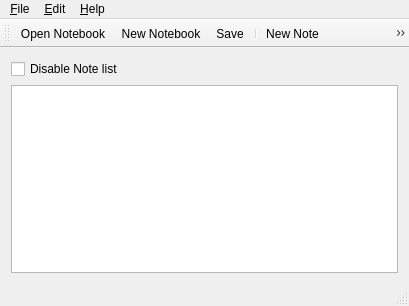
<?xml version="1.0" encoding="UTF-8"?>
<ui version="4.0">
 <class>MainWindow</class>
 <widget class="QMainWindow" name="MainWindow">
  <property name="geometry">
   <rect>
    <x>0</x>
    <y>0</y>
    <width>409</width>
    <height>306</height>
   </rect>
  </property>
  <property name="windowTitle">
   <string>Toynote</string>
  </property>
  <property name="windowIcon">
   <iconset resource="resources.qrc">
    <normaloff>:/icons/appicon.svg</normaloff>:/icons/appicon.svg</iconset>
  </property>
  <property name="tabShape">
   <enum>QTabWidget::Rounded</enum>
  </property>
  <widget class="QWidget" name="centralWidget">
   <property name="enabled">
    <bool>true</bool>
   </property>
   <layout class="QGridLayout" name="gridLayout">
    <item row="3" column="0">
     <widget class="QTableView" name="notesView">
      <property name="enabled">
       <bool>true</bool>
      </property>
      <property name="minimumSize">
       <size>
        <width>382</width>
        <height>0</height>
       </size>
      </property>
      <property name="autoFillBackground">
       <bool>false</bool>
      </property>
      <property name="selectionBehavior">
       <enum>QAbstractItemView::SelectRows</enum>
      </property>
     </widget>
    </item>
    <item row="0" column="0" alignment="Qt::AlignLeft|Qt::AlignTop">
     <widget class="QCheckBox" name="checkBox">
      <property name="enabled">
       <bool>true</bool>
      </property>
      <property name="text">
       <string>Disable Note list</string>
      </property>
     </widget>
    </item>
   </layout>
  </widget>
  <widget class="QMenuBar" name="menuBar">
   <property name="geometry">
    <rect>
     <x>0</x>
     <y>0</y>
     <width>409</width>
     <height>23</height>
    </rect>
   </property>
   <widget class="QMenu" name="menuFile">
    <property name="title">
     <string>&amp;File</string>
    </property>
    <addaction name="actionNew_Notebook"/>
    <addaction name="actionOpen_Notebook"/>
    <addaction name="separator"/>
    <addaction name="actionSave"/>
    <addaction name="actionSave_As"/>
    <addaction name="actionSave_As_Text"/>
    <addaction name="separator"/>
    <addaction name="actionCloseNotebook"/>
    <addaction name="separator"/>
    <addaction name="actionExit"/>
   </widget>
   <widget class="QMenu" name="menuHelp">
    <property name="title">
     <string>&amp;Help</string>
    </property>
    <addaction name="actionAbout"/>
    <addaction name="actionVisit_eCourses"/>
    <addaction name="actionLottery"/>
   </widget>
   <widget class="QMenu" name="menuEdit">
    <property name="title">
     <string>&amp;Edit</string>
    </property>
   </widget>
   <addaction name="menuFile"/>
   <addaction name="menuEdit"/>
   <addaction name="menuHelp"/>
  </widget>
  <widget class="QToolBar" name="mainToolBar">
   <property name="allowedAreas">
    <set>Qt::AllToolBarAreas</set>
   </property>
   <property name="orientation">
    <enum>Qt::Horizontal</enum>
   </property>
   <attribute name="toolBarArea">
    <enum>TopToolBarArea</enum>
   </attribute>
   <attribute name="toolBarBreak">
    <bool>false</bool>
   </attribute>
   <addaction name="actionOpen_Notebook"/>
   <addaction name="actionNew_Notebook"/>
   <addaction name="actionSave"/>
   <addaction name="separator"/>
   <addaction name="actionNew_Note"/>
   <addaction name="actionDelete_Notes"/>
  </widget>
  <widget class="QStatusBar" name="statusBar"/>
  <action name="actionNew_Notebook">
   <property name="icon">
    <iconset resource="resources.qrc">
     <normaloff>:/icons/Notebook-new.svg</normaloff>:/icons/Notebook-new.svg</iconset>
   </property>
   <property name="text">
    <string>&amp;New Notebook</string>
   </property>
   <property name="toolTip">
    <string>Create a new notebook</string>
   </property>
   <property name="shortcut">
    <string>Ctrl+N</string>
   </property>
  </action>
  <action name="actionNew_Note">
   <property name="enabled">
    <bool>true</bool>
   </property>
   <property name="icon">
    <iconset resource="resources.qrc">
     <normaloff>:/icons/Note-add.svg</normaloff>:/icons/Note-add.svg</iconset>
   </property>
   <property name="text">
    <string>New Note</string>
   </property>
   <property name="toolTip">
    <string>Add a new note</string>
   </property>
  </action>
  <action name="actionDelete_Notes">
   <property name="icon">
    <iconset resource="resources.qrc">
     <normaloff>:/icons/Note-remove.svg</normaloff>:/icons/Note-remove.svg</iconset>
   </property>
   <property name="text">
    <string>Delete Notes</string>
   </property>
   <property name="toolTip">
    <string>Delete the selected note(s)</string>
   </property>
  </action>
  <action name="actionAbout">
   <property name="icon">
    <iconset resource="resources.qrc">
     <normaloff>:/icons/about.svg</normaloff>:/icons/about.svg</iconset>
   </property>
   <property name="text">
    <string>&amp;About Toynote</string>
   </property>
   <property name="shortcut">
    <string>F1</string>
   </property>
  </action>
  <action name="actionSave">
   <property name="icon">
    <iconset resource="resources.qrc">
     <normaloff>:/icons/Notebook-save.svg</normaloff>:/icons/Notebook-save.svg</iconset>
   </property>
   <property name="text">
    <string>&amp;Save</string>
   </property>
   <property name="toolTip">
    <string>Save the notebook</string>
   </property>
   <property name="shortcut">
    <string>Ctrl+S</string>
   </property>
  </action>
  <action name="actionOpen_Notebook">
   <property name="icon">
    <iconset resource="resources.qrc">
     <normaloff>:/icons/Notebook-open.svg</normaloff>:/icons/Notebook-open.svg</iconset>
   </property>
   <property name="text">
    <string>&amp;Open Notebook</string>
   </property>
   <property name="toolTip">
    <string>Open a notebook</string>
   </property>
   <property name="shortcut">
    <string>Ctrl+O</string>
   </property>
  </action>
  <action name="actionCloseNotebook">
   <property name="text">
    <string>&amp;Close</string>
   </property>
   <property name="toolTip">
    <string>Close the notebook</string>
   </property>
   <property name="shortcut">
    <string>Ctrl+C</string>
   </property>
  </action>
  <action name="actionSave_As">
   <property name="icon">
    <iconset resource="resources.qrc">
     <normaloff>:/icons/Notebook-save-as.svg</normaloff>:/icons/Notebook-save-as.svg</iconset>
   </property>
   <property name="text">
    <string>Sa&amp;ve As</string>
   </property>
   <property name="toolTip">
    <string>Save the notebook to a chosen file</string>
   </property>
   <property name="shortcut">
    <string>Ctrl+Shift+S</string>
   </property>
  </action>
  <action name="actionSave_As_Text">
   <property name="icon">
    <iconset resource="resources.qrc">
     <normaloff>:/icons/Notebook-save-as.svg</normaloff>:/icons/Notebook-save-as.svg</iconset>
   </property>
   <property name="text">
    <string>Save As &amp;Text</string>
   </property>
   <property name="toolTip">
    <string>Save the notebook as text</string>
   </property>
   <property name="shortcut">
    <string>Ctrl+Alt+S</string>
   </property>
  </action>
  <action name="actionVisit_eCourses">
   <property name="icon">
    <iconset resource="resources.qrc">
     <normaloff>:/icons/web.svg</normaloff>:/icons/web.svg</iconset>
   </property>
   <property name="text">
    <string>&amp;Visit eCourses</string>
   </property>
   <property name="toolTip">
    <string>Open the eCourses web page</string>
   </property>
   <property name="shortcut">
    <string>Ctrl+E</string>
   </property>
  </action>
  <action name="actionExit">
   <property name="icon">
    <iconset resource="resources.qrc">
     <normaloff>:/icons/exit.svg</normaloff>:/icons/exit.svg</iconset>
   </property>
   <property name="text">
    <string>&amp;Exit</string>
   </property>
   <property name="shortcut">
    <string>Ctrl+Q</string>
   </property>
  </action>
  <action name="actionLottery">
   <property name="icon">
    <iconset resource="resources.qrc">
     <normaloff>:/icons/lottery.svg</normaloff>:/icons/lottery.svg</iconset>
   </property>
   <property name="text">
    <string>&amp;Lottery</string>
   </property>
   <property name="shortcut">
    <string>Ctrl+L</string>
   </property>
  </action>
 </widget>
 <layoutdefault spacing="6" margin="11"/>
 <resources>
  <include location="resources.qrc"/>
 </resources>
 <connections>
  <connection>
   <sender>actionSave</sender>
   <signal>triggered()</signal>
   <receiver>MainWindow</receiver>
   <slot>saveNotebook()</slot>
   <hints>
    <hint type="sourcelabel">
     <x>-1</x>
     <y>-1</y>
    </hint>
    <hint type="destinationlabel">
     <x>199</x>
     <y>149</y>
    </hint>
   </hints>
  </connection>
  <connection>
   <sender>actionOpen_Notebook</sender>
   <signal>triggered()</signal>
   <receiver>MainWindow</receiver>
   <slot>openNotebook()</slot>
   <hints>
    <hint type="sourcelabel">
     <x>-1</x>
     <y>-1</y>
    </hint>
    <hint type="destinationlabel">
     <x>199</x>
     <y>149</y>
    </hint>
   </hints>
  </connection>
  <connection>
   <sender>actionCloseNotebook</sender>
   <signal>triggered()</signal>
   <receiver>MainWindow</receiver>
   <slot>closeNotebook()</slot>
   <hints>
    <hint type="sourcelabel">
     <x>-1</x>
     <y>-1</y>
    </hint>
    <hint type="destinationlabel">
     <x>199</x>
     <y>149</y>
    </hint>
   </hints>
  </connection>
  <connection>
   <sender>actionNew_Notebook</sender>
   <signal>triggered()</signal>
   <receiver>MainWindow</receiver>
   <slot>newNotebook()</slot>
   <hints>
    <hint type="sourcelabel">
     <x>-1</x>
     <y>-1</y>
    </hint>
    <hint type="destinationlabel">
     <x>199</x>
     <y>149</y>
    </hint>
   </hints>
  </connection>
  <connection>
   <sender>actionSave_As</sender>
   <signal>triggered()</signal>
   <receiver>MainWindow</receiver>
   <slot>saveNotebookAs()</slot>
   <hints>
    <hint type="sourcelabel">
     <x>-1</x>
     <y>-1</y>
    </hint>
    <hint type="destinationlabel">
     <x>199</x>
     <y>149</y>
    </hint>
   </hints>
  </connection>
  <connection>
   <sender>actionNew_Note</sender>
   <signal>triggered()</signal>
   <receiver>MainWindow</receiver>
   <slot>newNote()</slot>
   <hints>
    <hint type="sourcelabel">
     <x>-1</x>
     <y>-1</y>
    </hint>
    <hint type="destinationlabel">
     <x>199</x>
     <y>149</y>
    </hint>
   </hints>
  </connection>
  <connection>
   <sender>actionDelete_Notes</sender>
   <signal>triggered()</signal>
   <receiver>MainWindow</receiver>
   <slot>deleteNotes()</slot>
   <hints>
    <hint type="sourcelabel">
     <x>-1</x>
     <y>-1</y>
    </hint>
    <hint type="destinationlabel">
     <x>199</x>
     <y>149</y>
    </hint>
   </hints>
  </connection>
  <connection>
   <sender>actionVisit_eCourses</sender>
   <signal>triggered()</signal>
   <receiver>MainWindow</receiver>
   <slot>toCourses()</slot>
   <hints>
    <hint type="sourcelabel">
     <x>-1</x>
     <y>-1</y>
    </hint>
    <hint type="destinationlabel">
     <x>204</x>
     <y>152</y>
    </hint>
   </hints>
  </connection>
  <connection>
   <sender>actionExit</sender>
   <signal>triggered()</signal>
   <receiver>MainWindow</receiver>
   <slot>exit()</slot>
   <hints>
    <hint type="sourcelabel">
     <x>-1</x>
     <y>-1</y>
    </hint>
    <hint type="destinationlabel">
     <x>204</x>
     <y>152</y>
    </hint>
   </hints>
  </connection>
  <connection>
   <sender>actionLottery</sender>
   <signal>triggered()</signal>
   <receiver>MainWindow</receiver>
   <slot>lottery()</slot>
   <hints>
    <hint type="sourcelabel">
     <x>-1</x>
     <y>-1</y>
    </hint>
    <hint type="destinationlabel">
     <x>204</x>
     <y>152</y>
    </hint>
   </hints>
  </connection>
  <connection>
   <sender>actionSave_As_Text</sender>
   <signal>triggered()</signal>
   <receiver>MainWindow</receiver>
   <slot>saveNotebookAsText()</slot>
   <hints>
    <hint type="sourcelabel">
     <x>-1</x>
     <y>-1</y>
    </hint>
    <hint type="destinationlabel">
     <x>204</x>
     <y>152</y>
    </hint>
   </hints>
  </connection>
  <connection>
   <sender>notesView</sender>
   <signal>activated(QModelIndex)</signal>
   <receiver>MainWindow</receiver>
   <slot>editNote(QModelIndex)</slot>
   <hints>
    <hint type="sourcelabel">
     <x>204</x>
     <y>171</y>
    </hint>
    <hint type="destinationlabel">
     <x>204</x>
     <y>152</y>
    </hint>
   </hints>
  </connection>
  <connection>
   <sender>checkBox</sender>
   <signal>clicked(bool)</signal>
   <receiver>MainWindow</receiver>
   <slot>disableNoteList(bool)</slot>
   <hints>
    <hint type="sourcelabel">
     <x>133</x>
     <y>75</y>
    </hint>
    <hint type="destinationlabel">
     <x>405</x>
     <y>90</y>
    </hint>
   </hints>
  </connection>
  <connection>
   <sender>actionAbout</sender>
   <signal>triggered()</signal>
   <receiver>MainWindow</receiver>
   <slot>displayAbout()</slot>
   <hints>
    <hint type="sourcelabel">
     <x>-1</x>
     <y>-1</y>
    </hint>
    <hint type="destinationlabel">
     <x>199</x>
     <y>149</y>
    </hint>
   </hints>
  </connection>
 </connections>
 <slots>
  <slot>displayAbout()</slot>
  <slot>saveNotebook()</slot>
  <slot>openNotebook()</slot>
  <slot>newNotebook()</slot>
  <slot>closeNotebook()</slot>
  <slot>saveNotebookAsText()</slot>
  <slot>newNote()</slot>
  <slot>deleteNotes()</slot>
  <slot>toCourses()</slot>
  <slot>exit()</slot>
  <slot>lottery()</slot>
  <slot>saveNotebookAs()</slot>
  <slot>editNote(QModelIndex)</slot>
  <slot>disableNoteList(bool)</slot>
 </slots>
</ui>
